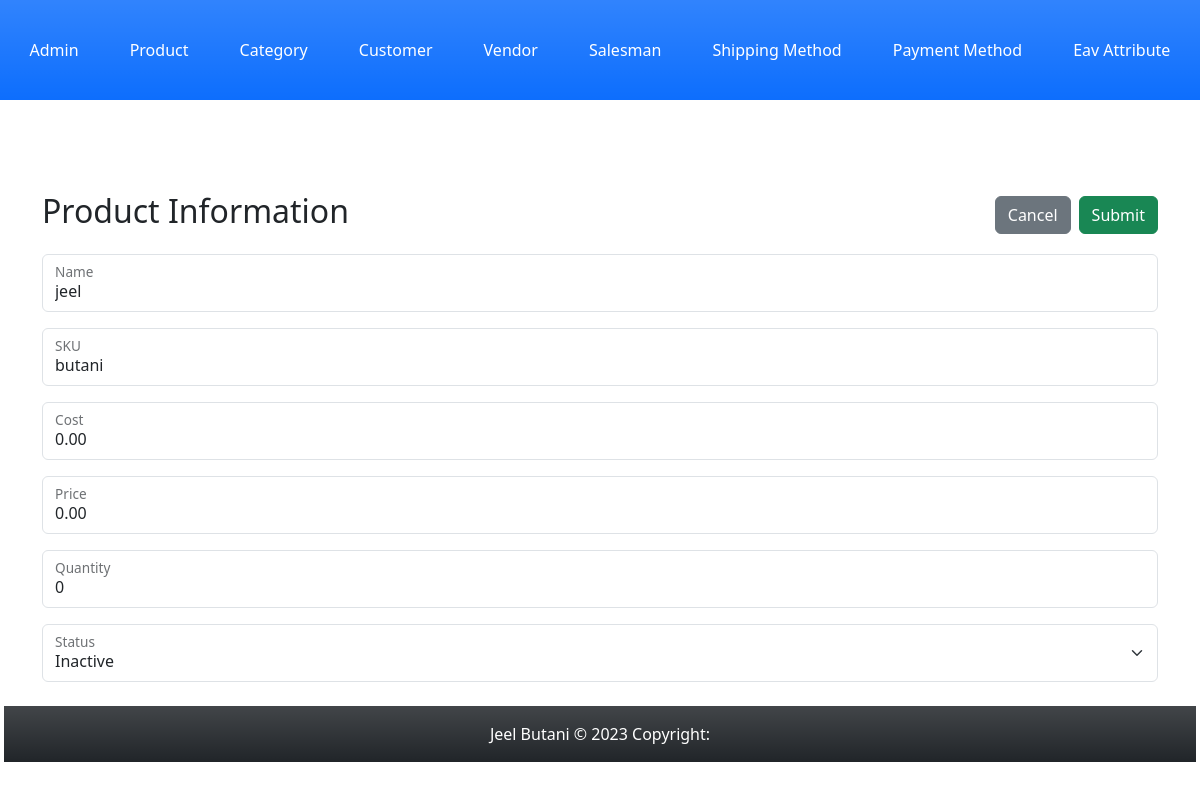
Page /Index.php?c=product&a=edit&id=249 on the committed database.
### tables this page shows
CREATE TABLE `product` (
  `product_id` int(11) NOT NULL,
  `name` varchar(255) NOT NULL,
  `sku` varchar(50) NOT NULL,
  `cost` decimal(10,2) NOT NULL,
  `price` decimal(10,2) NOT NULL,
  `quantity` int(5) DEFAULT 100,
  `status` tinyint(4) NOT NULL,
  `created_at` datetime NOT NULL,
  `updated_at` datetime DEFAULT NULL
);

### Block/Core/Template.php (called while the page is built, shortened)
<?php
class Block_Core_Template extends Model_Core_View
{
	protected $children =  [];
	public function getChildren()
	{
		return $this->children;
	}
	public function addChild($key, $value)
	{
		$this->children[$key] = $value;
		return $this;
	}
}
?>

### Model/Core/View.php (called while the page is built, shortened)
<?php
class Model_Core_View
{
	protected $data = [];
	protected $template = null;
	public function setData($data)
	{
		$this->data = $data;
		return $this;
	}
	public function getData()
	{
		return $this->data;
	}
	public function setTemplate($template)
	{
		$this->template = $template;
		return $this;
	}
	public function getTemplate()
	{
		return $this->template;
	}
	public function render()
	{
		require 'View' . DS . $this->getTemplate();
	}
	public function getUrl($action = null, $controller = null, $params = [], $resetParam = false)
	{
		return Ccc::getModel('Core_Url')->getUrl($action, $controller, $params, $resetParam);
	}
}
?>

### Controller/Product.php (called while the page is built, shortened)
<?php
class Controller_Product extends Controller_Core_Action
{
	public function editAction()
	{
		try {
			$layout = $this->getLayout();
			if ($id = (int) $this->getRequest()->getParams('id')) {
				if (!($product =  Ccc::getModel('Product')->load($id))) {
					throw new Exception("Invalid Id.", 1);
				}
			}
			$layout->addContent('edit', $layout->createBlock('Product_Edit')->setData(['product' => $product]));
			$layout->render();
		} catch (Exception $e) {
			$this->getMessage()->addMessage($e->getMessage(),Model_Core_Message::FAILURE);
			$this->redirect('grid');
		}
	}
}
?>

### Controller/Core/Front.php (called while the page is built, shortened)
<?php
class Controller_Core_Front
{
	public function init()
	{
		$request = Ccc::getModel('Core_Request');
		$controller = new $controllerClassName();
		$actionName = $request->getActionName().'Action';
		$controller->$actionName();
	}
}
?>

### Index.php (called while the page is built, shortened)
<?php
spl_autoload_register(function ($className) {
    $classPath = str_replace('_', '/', $className);
});
class Ccc
{
	public static function init()
	{
		$front = new Controller_Core_Front();
		$front->init();
	}
	public static function getModel($className)
	{
		return new $className();
	}
}
Ccc::init();
?>

### Model/Core/Url.php (called while the page is built, shortened)
<?php
class Model_Core_Url
{
	public function getUrl($action = null, $controller = null, $params = [], $resetParam = false)
	{
		$request = Ccc::getModel('Core_Request');
		$final = $request->getParams();
		if ($resetParam) {
			$final = [];
		}
		if ($controller) {
			$final['c'] = $controller;
		}
		else {
			$final['c'] = $request->getControllerName();
		}
		if ($action) {
			$final['a'] = $action;
		}
		else {
			$final['a'] = $request->getActionName();
		}
		$queryString = http_build_query($final);
		$url = $_SERVER['REQUEST_SCHEME'] . "://" . $_SERVER['HTTP_HOST'] . $_SERVER['SCRIPT_NAME'] . "?" . $queryString;
		return $url;
	}
}
?>

### Model/Core/Request.php (called while the page is built, shortened)
<?php
class Model_Core_Request
{
	public function getParams($key=null, $value=null)
	{
		if ($key == null) {
			return $_GET;
		}
		if (array_key_exists($key, $_GET)) {
			return $_GET[$key];
		}
		return $value;
	}
	public function getControllerName()
	{
		return $this->getParams('c', 'admin');
	}
}
?>

### Block/Product/Edit.php (called while the page is built, shortened)
<?php
class Block_Product_Edit extends Block_Core_Template
{
	public function getProduct()
	{
		return $this->getData('product');
	}
}
?>

### Model/Core/Table.php (called while the page is built, shortened)
<?php
class Model_Core_Table
{
	protected $data = [];
	protected $resource = null;
	public function setResource($resource)
	{
		$this->resource = $resource;
		return $this;
	}
	public function getResource()
	{
		if ($this->resource) {
			return $this->resource;
		}
		$resource = new $this->resourceClass();
		return $resource;
	}
	public function getTableName()
	{
		return $this->getResource()->getTableName();
	}
	public function getPrimaryKey()
	{
		return $this->getResource()->getPrimaryKey();
	}
	public function __get($key)
	{
		if (array_key_exists($key, $this->data)) {
			return $this->data[$key];
		}
		return null;
	}
	public function setData($data)
	{
		$this->data = array_merge($this->data, $data);
		return $this;
	}
	public function load($id, $column = null)
	{
		if (!$column) {
			$column = $this->getPrimaryKey();
		}
		$query = "SELECT * FROM `{$this->getTableName()}` WHERE `{$column}` = '{$id}'";
		$row = $this->getResource()->fetchRow($query);
		return $this;
	}
}
?>

### Model/Core/Adapter.php (called while the page is built, shortened)
<?php
class Model_Core_Adapter
{
	public $config = [
		'host' => 'localhost',
		'username' => 'root',
		'password' => '',
		'dbname' => 'newmvc-jeel-butani'
	];
	public function connect(){
		$connect = mysqli_connect(
			$this->config['host'],
			$this->config['username'],
			$this->config['password'],
			$this->config['dbname']
		);
		return $connect;
	}
	public function fetchRow($query){
		$connect = $this->connect();
		$result = mysqli_query($connect, $query);
		if ($result->num_rows > 0) {
			return $result->fetch_assoc();
		}
		return false;
	}
}
?>

### Model/Core/Table/Resource.php (called while the page is built, shortened)
<?php
class Model_Core_Table_Resource
{
	public function getAdapter()
	{
		$adapter = Ccc::getModel('Core_Adapter');
		return $adapter;
	}
	public function fetchRow($query)
	{
		return $this->getAdapter()->fetchRow($query);
	}
}
?>

### Model/Product.php (called while the page is built, shortened)
<?php
class Model_Product extends Model_Core_Table
{
	public function getStatusOptions()
	{
		return [
			self::STATUS_ACTIVE => self::STATUS_ACTIVE_LBL,
			self::STATUS_INACTIVE => self::STATUS_INACTIVE_LBL
		];
	}
	public function getStatus()
	{
		if ($this->status) {
			return $this->status;
		}
		return self::STATUS_DEFAULT;
	}
}
?>

### View/product/edit.phtml (the view)
<?php
$product = $this->getProduct()['product'];
?>
<div class="container mt-5">
	<form action="<?php echo $this->getUrl('save'); ?>" method="post">
		<div class="row mb-3">
			<div class="col-md-6">
				<h2>Product Information</h2>
			</div>
			<div class="col-md-6 d-flex justify-content-end align-items-center">
				<a href="<?php echo $this->getUrl('grid', null, [], true); ?>" class="btn btn-secondary me-2">Cancel</a>
				<button type="submit" class="btn btn-success">Submit</button>
			</div>
		</div>
		<div class="form-floating mb-3">
			<input type="text" name="product[name]" class="form-control" id="nameInput" placeholder=" " value="<?php echo $product->name;?>">
			<label>Name</label>
		</div>
		<div class="form-floating mb-3">
			<input type="text" name="product[sku]" class="form-control" id="skuInput" placeholder=" " value="<?php echo $product->sku;?>">
			<label>SKU</label>
		</div>
		<div class="form-floating mb-3">
			<input type="text" name="product[cost]" class="form-control" id="costInput" placeholder=" " value="<?php echo $product->cost;?>">
			<label>Cost</label>
		</div>
		<div class="form-floating mb-3">
			<input type="text" name="product[price]" class="form-control" id="priceInput" placeholder=" " value="<?php echo $product->price;?>">
			<label>Price</label>
		</div>
		<div class="form-floating mb-3">
			<input type="text" name="product[quantity]" class="form-control" id="quantityInput" placeholder=" " value="<?php echo $product->quantity;?>">
			<label>Quantity</label>
		</div>
		<div class="form-floating mb-3">
			<select name="product[status]" class="form-select" id="statusSelect">
				<?php foreach ($product->getStatusOptions() as $key => $value) : ?>
					<?php $selected = ($key == $product->getStatus()) ? "selected" : ''; ?>
					<option value="<?php echo $key; ?>" <?php echo $selected;?>><?php echo $value; ?></option>
				<?php endforeach; ?>
			</select>
			<label>Status</label>
		</div>
	</form>
</div>

### View/html/content.phtml
<?php
$children = $this->getChildren();
foreach ($children as $child) {
	$child->render();
}
?>

### rows in the picture
product: name "jeel", sku "butani", cost "0.00", price "0.00", quantity "0"

### other values in the picture
form field value "Inactive"
